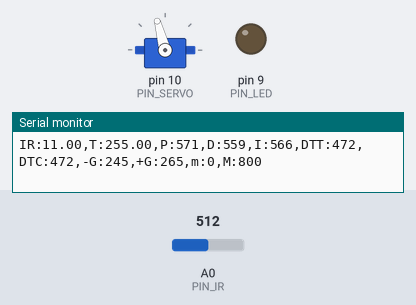
A sketch run on a simulated Arduino Uno, built with avr-gcc and run on an emulated ATmega328P. Shown: servo, output pins drawn as LEDs (lit = HIGH), the last lines printed to the serial monitor. The test bench sets the inputs (shaded band); at power-on: A0 (PIN_IR) = 512.

Above: at 1.2 s.
1.3 s: A0 (PIN_IR) set to 400
4.3 s: A0 (PIN_IR) set to 183
At 5.0 s:
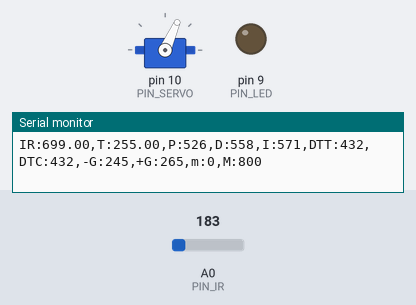
5.8 s: A0 (PIN_IR) set to 0
At 6.1 s:
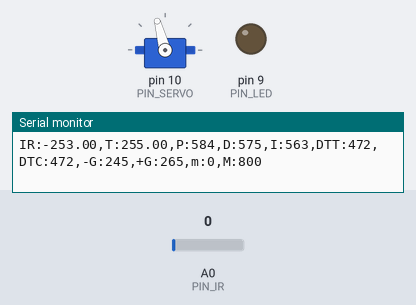
Timing chart, 0 to 8.8 s (numbered marks = the images above; inputs shaded):
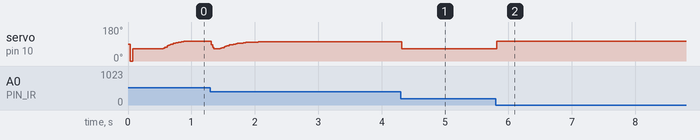

The sketch:

PID_control.ino
```cpp
#include <Servo.h>

/////////////////////////////
// Configurable parameters //
/////////////////////////////

// Arduino pin assignment
#define PIN_LED 9         // [1234] LED를 아두이노 GPIO 9번 핀에 연결
#define PIN_SERVO 10    // [3069] 서보모터를 아두이노 GPIO 10번 핀에 연결
#define PIN_IR A0     // [3070] 적외선 센서를 아두이노 아날로그 A0핀에 연결

// Framework setting
#define _DIST_TARGET 255    // [2635] 목표하는 위치
#define _DIST_MIN 100   //[3050] 거리의 최솟값이 100mm
#define _DIST_MAX 410                   //[3068] 거리의 최대값 410mm

// Distance sensor
#define _DIST_ALPHA 0.0   //[3054] 센서 보정정도
          // [3131] EMA필터값
// Servo range
#define _DUTY_MIN 1220    // [3052] 서보의 최소각도를 microseconds로 표현
#define _DUTY_NEU 1470    // [3070] 레일플레이트 중립위치를 만드는 서보 duty값 1465
#define _DUTY_MAX 1625                //[3062] 서보의 최대각도의 microseconds의 값

// Servo speed control
#define _SERVO_ANGLE 10   // [3131] 최대 가동범위에 따른 목표 서보 회전각
#define _SERVO_SPEED 500   //[3064]서보 속도를 30으로

// Event periods
#define _INTERVAL_DIST 20   // [2635] 적외선센서 업데이트 주기
#define _INTERVAL_SERVO 20  // [2635] 서보 업데이트 주기
#define _INTERVAL_SERIAL 100  // [3070] 시리얼 플로터 갱신 속도

// PID parameters
#define _KP 1.0  // [2635] P 이득 비율(?)
#define _KI 0.01   // [2635] I 이득 비율
#define _KD 7.5 // [2635] D 이득 비율

#define _INTERVAL_DIST_F 30  // DELAY_MICROS * samples_num^2 의 값이 최종 거리측정 인터벌임. 넉넉하게 30ms 잡음.
#define DELAY_MICROS  1500 // 필터에 넣을 샘플값을 측정하는 딜레이(고정값!)
#define EMA_ALPHA 0.35     // EMA 필터 값을 결정하는 ALPHA 값. 작성자가 생각하는 최적값임.
float ema_dist=0;            // EMA 필터에 사용할 변수
float filtered_dist;       // 최종 측정된 거리값을 넣을 변수. loop()안에 filtered_dist = filtered_ir_distance(); 형태로 사용하면 됨.
float samples_num = 3;     // 스파이크 제거를 위한 부분필터에 샘플을 몇개 측정할 것인지. 3개로 충분함! 가능하면 수정하지 말 것.

#define EMAD 0.1


//////////////////////
// global variables //
//////////////////////

// Servo instance
Servo myservo; // [3070] 서보 객체 생성

// Distance sensor
float dist_target; // [1234] location to send the ball
float dist_raw, dist_ema; // [3070] 거리와 노이즈 필터 적용 후 거리를 저장하기 위한 변수

// Event periods
unsigned long last_sampling_time_dist, last_sampling_time_servo,
last_sampling_time_serial;
// [2635] 각 이벤트별 업데이트를 위해 측정하는 시간
//[3054] 마지막으로 측정한 거리, 마지막으로 측정한 서보 각도 (unsigned long : 부호없는 정수형)
bool event_dist, event_servo, event_serial; // [2635] 이벤트별 이번 루프에서 업데이트 여부

// Servo speed control
int duty_chg_per_interval; // [3055] 서보속도 제어를 위한 변수 선언
int duty_target, duty_curr; // [3131] 목표duty, 현재duty
int spark;

// PID variables
float error_curr, error_prev, control, pterm, dterm, iterm; // [3070] PID 제어를 위한 현재 오차, 이전오차, 컨트롤(?), p 값, d 값, i 값 변수 선언
float prevdist = 0;

void setup() {
// initialize GPIO pins for LED and attach servo
  pinMode(PIN_LED, OUTPUT); //[3062] 핀 LED 활성화
  myservo.attach(PIN_SERVO); // [3070] 서보 구동을 위한 서보 초기화

// initialize global variables
duty_target, duty_curr = _DIST_MIN; // [3055] duty_target, duty_curr 초기화
last_sampling_time_dist, last_sampling_time_servo, last_sampling_time_serial = 0;
// [3055] 샘플링 타임 변수 초기화
dist_target = _DIST_TARGET;
dist_raw, dist_ema = _DIST_MIN; // [3055] dist 변수 초기화
pterm = iterm = dterm = 0; // [2635] pid 제어값에서 우선 p 만 사용하도록
error_curr = _DUTY_NEU;
error_prev = _DUTY_NEU;
spark = 0;
// move servo to neutral position
  myservo.writeMicroseconds(_DUTY_NEU); //[2635]

// initialize serial port
  Serial.begin(115200); //[2635]

// convert angle speed into duty change per interval.
  duty_chg_per_interval = (_DUTY_MAX - _DUTY_MIN)/(float)(_SERVO_ANGLE) * (_SERVO_SPEED /1000.0)*_INTERVAL_SERVO;    // [3131] 설정한 서보 스피드에 따른 duty change per interval 값을 변환

}


void loop() {
    // [3055] indentation 수정(space 4칸)
    /////////////////////
    // Event generator //
    /////////////////////
    unsigned long time_curr = millis(); // [3070] 이벤트 업데이트 주기 계산을 위한 현재 시간
    // [3070] 이벤트 주기가 돌아올때까지 현재시간과 비교하며 기다리도록 함.
    if(time_curr >= last_sampling_time_dist + _INTERVAL_DIST) {
        last_sampling_time_dist += _INTERVAL_DIST;
        event_dist = true;
    }
    if(time_curr >= last_sampling_time_servo + _INTERVAL_SERVO) {
        last_sampling_time_servo += _INTERVAL_SERVO;
        event_servo = true;
    }
    if(time_curr >= last_sampling_time_serial + _INTERVAL_SERIAL) {
        last_sampling_time_serial += _INTERVAL_SERIAL;
        event_serial = true;
    }

    ////////////////////
    // Event handlers //
    ////////////////////

    if(event_dist) {
        event_dist = false; // [2635] 업데이트 대기
        // get a distance reading from the distance sensor
        dist_raw = distR(filtered_ir_distance()); // [2635] 센서 값 받아와서 변수에 저장

        // PID control logic
        error_curr = _DIST_TARGET - dist_raw; // [2635] 오차 계산

        int errm = 1;
        if (error_curr<5&&error_curr>-10){
          errm = 0.9;
        }

        iterm += _KI*error_curr;

        dterm = dema(_KD * (error_curr - error_prev));
        error_prev = error_curr;

        pterm = pterm_cal(error_curr); // [2635] p값은 오차
        control = _KP * pterm + _KI * iterm +  _KD * dterm; // [2635] control 값, i와 d는 현재 0

        // duty_target = f(duty_neutral, control)
        duty_target = _DUTY_NEU + control; // [3070] control 값이 다 합해서 1이 되도록 되어있다면, 중립 위치에 컨트롤 값 만큼의 비율을 더해 목표위치를 정한다.
        //duyy_target = _DUTY_NEU + (control - X) * (control > X ? _DUTY_MAX - _DUTY_NEU : _DUTY_NEU - _DUTY_MIN); // [2635] NEU 에다가 위아래로 control 에 맞게 조절한 값?
        if(duty_target < _DUTY_MIN) duty_target = _DUTY_MIN; // lower limit
        if(duty_target > _DUTY_MAX) duty_target = _DUTY_MAX; // upper limit


  // keep duty_target value within the range of [_DUTY_MIN, _DUTY_MAX]
        if(duty_target < _DUTY_MIN)  // [2635] 양극값 넘어가는 경우 극값으로 제한
        {
            duty_target = _DUTY_MIN;
        }
        if(duty_target > _DUTY_MAX)
        {
            duty_target = _DUTY_MAX;
        }
  }

    if(event_servo) {
        event_servo = false; // [2635] 업데이트 대기
        // adjust duty_curr toward duty_target by duty_chg_per_interval
        if(duty_target > duty_curr) { // [3070]
            duty_curr += duty_chg_per_interval;
        if(duty_curr > duty_target) duty_curr = duty_target;
      }
      else {
        duty_curr -= duty_chg_per_interval;
        if(duty_curr < duty_target) duty_curr = duty_target;
      }

        // update servo position
        myservo.writeMicroseconds((int)duty_curr); // [3070](int)duty_curr

        event_servo = false; // [3055] 모든 작업이 끝나면 이벤트를 다시 false로
      }

    if(event_serial) {
        event_serial = false; // [3070] 이벤트 주기가 왔다면 다시 false로 만들고 이벤트를 수행
        Serial.print("IR:");
        Serial.print(dist_raw);//filtered_ir_distance()
        Serial.print(",T:");
        Serial.print(dist_target);
        Serial.print(",P:");
        Serial.print(map(pterm,-1000,1000,510,610));
        Serial.print(",D:");
        Serial.print(map(dterm,-1000,1000,510,610));
        Serial.print(",I:");
        Serial.print(map(iterm,-1000,1000,510,610));
        Serial.print(",DTT:");
        Serial.print(map(duty_target,1000,2000,410,510));
        Serial.print(",DTC:");
        Serial.print(map(duty_curr,1000,2000,410,510));
     Serial.println(",-G:245,+G:265,m:0,M:800");


        event_serial = false; // [3055] event_serial false로 변경
    }
}

float ir_distance(void){ // return value unit: mm
    float val; // [3055] 변수 val 선언
    float volt = float(analogRead(PIN_IR)); // [3055] volt변수에 적외선 센서 측정값 입력
    val = ((6762.0/(volt - 9.0)) - 4.0) * 10.0; // [3055] volt 값 보정
    return val; // [3055] val 리턴
}

float ir_distance_filtered(void){ // return value unit: mm
  return ir_distance(); // for now, just use ir_distance() without noise filter.
}
float under_noise_filter(void){ // 아래로 떨어지는 형태의 스파이크를 제거해주는 필터
  int currReading;
  int largestReading = 0;
  for (int i = 0; i < samples_num; i++) {
    currReading = ir_distance();
    if (currReading > largestReading) { largestReading = currReading; }
    // Delay a short time before taking another reading
    delayMicroseconds(DELAY_MICROS);
  }
  return largestReading;
}

float filtered_ir_distance(void){ // 아래로 떨어지는 형태의 스파이크를 제거 후, 위로 치솟는 스파이크를 제거하고 EMA필터를 적용함.
  // under_noise_filter를 통과한 값을 upper_nosie_filter에 넣어 최종 값이 나옴.
  int currReading;
  int lowestReading = 1024;
  for (int i = 0; i < samples_num; i++) {
    currReading = under_noise_filter();
    if (currReading < lowestReading) { lowestReading = currReading; }
  }
  // eam 필터 추가
  ema_dist = EMA_ALPHA*lowestReading + (1-EMA_ALPHA)*ema_dist;
  return ema_dist;
}


float pterm_cal(float error){
  if (error < 50 || error > -50){
    error *=0.95;
  }
  if (error < 0){
    error = error*(_DUTY_NEU-_DUTY_MIN)/155;
  }
  else{
    error = error*(_DUTY_MAX-_DUTY_NEU)/155;
  }
  return error;
}

float distR (float raw){
  float dis;
  if (raw>193){
    dis = map(raw, 193, 234, 305, 410);
  }
  else if (raw <= 193 || raw > 176){
    dis = map(raw, 176, 193, 255, 305);
  }
  else if (raw <= 176 || raw >142){
    dis = map(raw, 142, 176, 205, 255);
  }
  else{
    dis = map(raw, 76, 142, 100, 205);
  }
  if (spark==0){
    dis = 255;
    spark+=1;
  }
  return dis;
}

float dema (float dt){
  dt = dt*EMAD + prevdist*(1-EMAD);
  prevdist = dt;
  return dt;

}
```

Measured:
- after the input at 4.3 s, servo on pin 10 (PIN_SERVO): 102° → 66° at once
- after the input at 5.8 s, servo on pin 10 (PIN_SERVO): 66° → 105° at once
